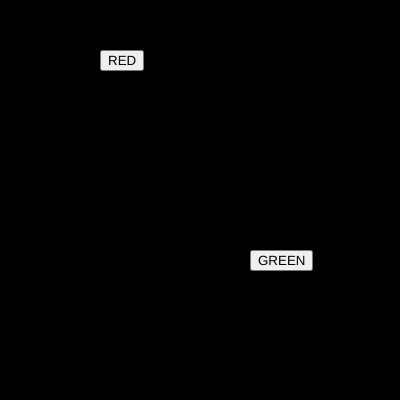
Frame 1 (no input)
Frame 60 (no input): identical to frame 1, image omitted
Frame 120 (the mouse pressed at the canvas centre since frame 60): identical to frame 1, image omitted

The p5.js sketch that drew this single still picture (run headless with seeded random() and noise() and a simulated clock; from frame 60 on, the mouse is pressed at the canvas centre):

// p5.js sketch
// ── sketch.js
var btn_red;
var btn_green;

var r = 0;
var g = 0;
var b = 0;

function setup() {
  createCanvas(400, 400);  


  btn_red=createButton("RED")
  btn_red.position(100,50)
  btn_red.mousePressed(red_bg)

  btn_green=createButton("GREEN")
  btn_green.position(250,250)
  btn_green.mousePressed(green_bg)
}

function draw() {
  background(r,g,b);
}

function red_bg(){
r=255
g=0
b=0
} 

function green_bg(){
r=0
g=255
b=0
}
